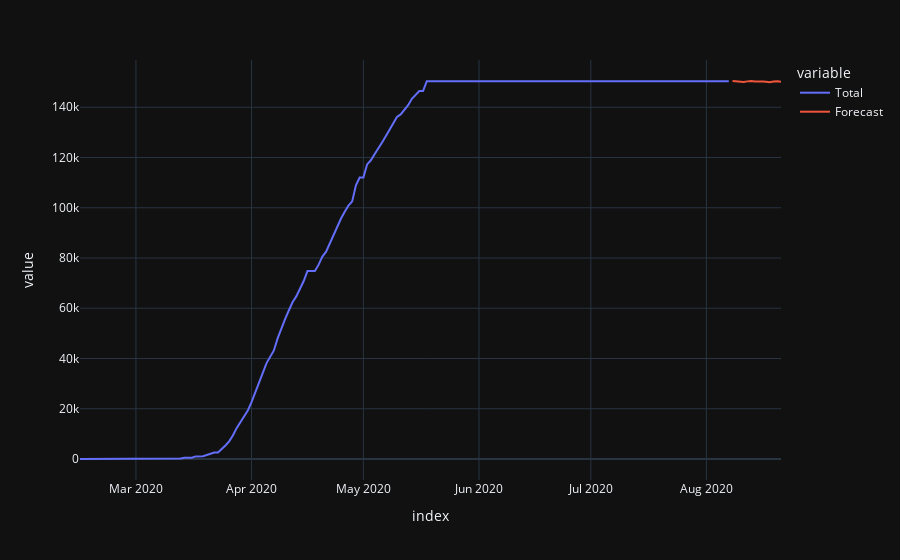

The cell this chart's notebook holds for it:
### Code cell
Future(order, seasonal_order)

### Figure 1 — Plotly figure (JSON) as saved in the notebook; plotly's stock layout.template omitted (floating-point values rounded to 4 significant figures; data arrays with more than 128 entries replaced by an {"elided": "..."} marker saying what was removed)
{"data": [{"hovertemplate": "variable=Total<br>index=%{x}<br>value=%{y}<extra></extra>", "legendgroup": "Total", "line": {"color": "#636efa", "dash": "solid"}, "mode": "lines", "name": "Total", "orientation": "v", "showlegend": true, "type": "scatter", "x": {"elided": "189 str values"}, "xaxis": "x", "y": {"elided": "189 int values"}, "yaxis": "y"}, {"hovertemplate": "variable=Forecast<br>index=%{x}<br>value=%{y}<extra></extra>", "legendgroup": "Forecast", "line": {"color": "#EF553B", "dash": "solid"}, "mode": "lines", "name": "Forecast", "orientation": "v", "showlegend": true, "type": "scatter", "x": {"elided": "189 str values"}, "xaxis": "x", "y": {"elided": "189 float values"}, "yaxis": "y"}], "layout": {"legend": {"title": {"text": "variable"}, "tracegroupgap": 0}, "margin": {"t": 60}, "xaxis": {"anchor": "y", "domain": [0, 1], "title": {"text": "index"}}, "yaxis": {"anchor": "x", "domain": [0, 1], "title": {"text": "value"}}}}
